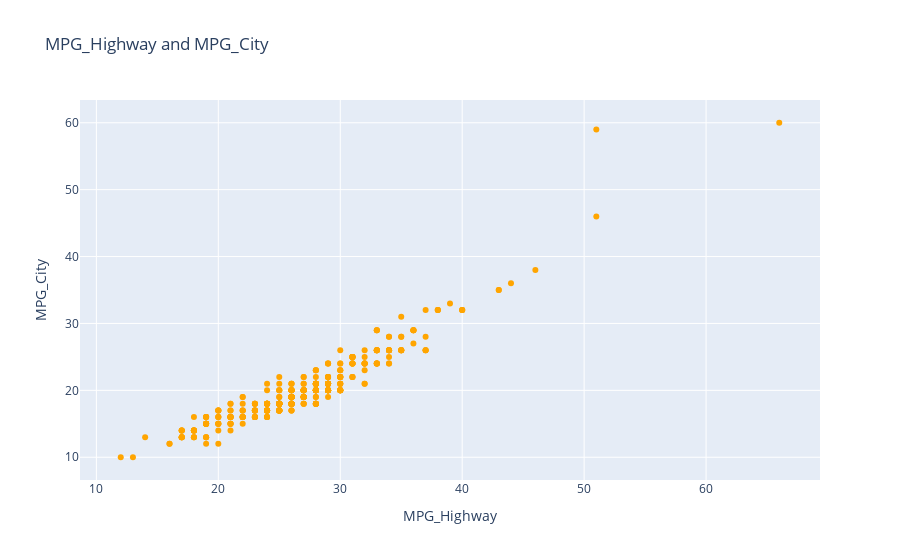

Notebook code cell kept with this figure:
### Markdown cell above
Observación Horsepower and MPG_City:

Podemos observar que a mayor caballos de fuerza menor es su eficiencia en millas por galón en ciudad.

Y menor caballos de fuerza implica más eficiencia en millas por galón en ciudad.

### Code cell
#MPG_Highway and MPG_City
fig = px.scatter(df, x="MPG_Highway", y="MPG_City",color_discrete_sequence=["orange"],title="MPG_Highway and MPG_City")
fig .show()

### Figure 1 — Plotly figure (JSON) as saved in the notebook; plotly's stock layout.template omitted (floating-point values rounded to 4 significant figures; data arrays with more than 128 entries replaced by an {"elided": "..."} marker saying what was removed)
{"data": [{"hovertemplate": "MPG_Highway=%{x}<br>MPG_City=%{y}<extra></extra>", "legendgroup": "", "marker": {"color": "orange", "symbol": "circle"}, "mode": "markers", "name": "", "orientation": "v", "showlegend": false, "type": "scatter", "x": {"elided": "428 int values"}, "xaxis": "x", "y": {"elided": "428 int values"}, "yaxis": "y"}], "layout": {"autosize": true, "legend": {"tracegroupgap": 0}, "title": {"text": "MPG_Highway and MPG_City"}, "xaxis": {"anchor": "y", "autorange": true, "domain": [0, 1], "range": [8.733, 69.27], "title": {"text": "MPG_Highway"}, "type": "linear"}, "yaxis": {"anchor": "x", "autorange": true, "domain": [0, 1], "range": [5.874, 64.13], "title": {"text": "MPG_City"}, "type": "linear"}}}
